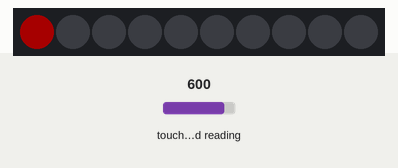
The program below on a simulated ESP32 board running MicroPython. On the bench: 10 RGB LEDs in strip order, left to right. Inputs (shaded band) come from the test bench; at power-on: touch-pad reading 600. Dim RGB values are drawn brighter than linear.

Above: at 1.2 s.
1.3 s: touch-pad reading set to 63
At 2.16 s:
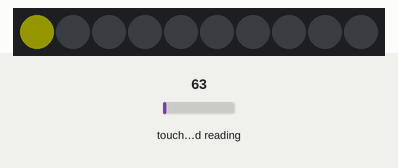
4.5 s: touch-pad reading set to 538
At 5.5 s:
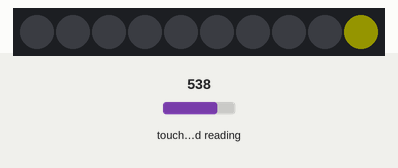
6.5 s: touch-pad reading set to 212
At 11.4 s:
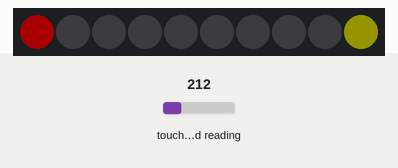
Timing chart, 0 to 12.9 s (numbered marks = the images above; inputs shaded):
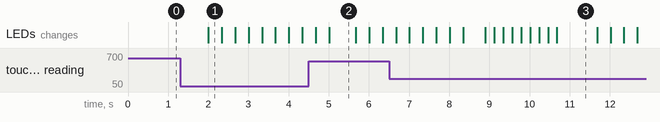

Measured:
- after the input at 1.3 s, the LEDs: change after 0.70 s (image 1)
- what the display in image 2 shows lasts 0.7 s, from 5.0 s to 5.7 s
- what the display in image 3 shows lasts 1.0 s, from 10.7 s to 11.7 s

The program:

touchspiel.py
```python
from machine import Pin, TouchPad
from neopixel import NeoPixel
from time import sleep

pin = Pin(4, Pin.OUT)
np = NeoPixel(pin, 10)

touchPin = TouchPad(Pin(14))

color_off = (0,0,0)
color_on = (20,20,0)
color_start = (40,0,0)

ledCount = len(np)
iLed = 1

while True:
    correctTouchState = True
    np[0] = color_start
    np.write()
    sleep(1)
    np[0] = color_off
    speed = 3

    while correctTouchState:
        for i in range(0, 2*ledCount):
            np[iLed] = color_off

            iLed = i
            if iLed >= ledCount:
                iLed = 2*ledCount - i - 1

            np[iLed] = color_on
            np.write()

            if iLed == 0 and touchPin.read() > 500:
                correctTouchState = False
                break
            if iLed == ledCount-1 and touchPin.read() < 500:
                correctTouchState = False
                break

            sleep(1/speed)
        speed *= 1.5
```
